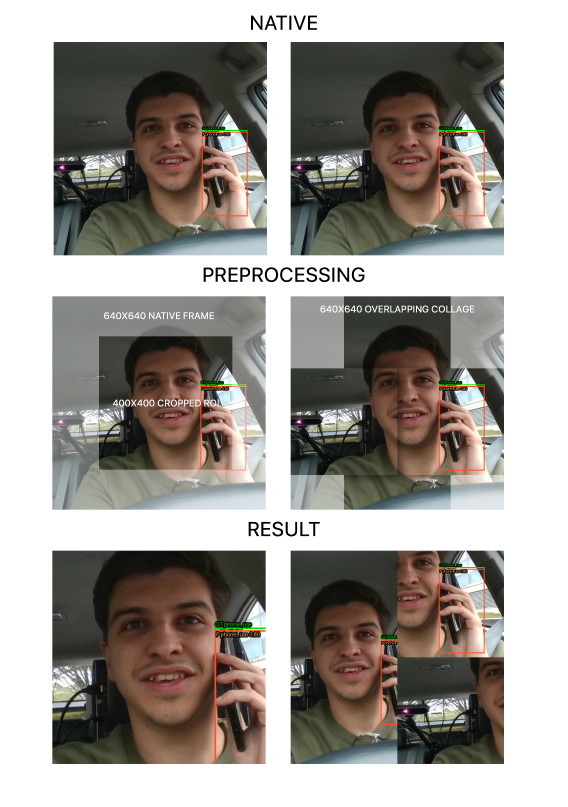
#> input picture report/figsrc/input_methods_src.png, 1703 x 2420 px, given in place of IMG_2778.mov, which was not available (shown at 1/3 size)
$ python pilot_frames.py input_methods_src.png
#> lines starting #> are read from the running program, lines starting #| are printed output that depends on the picture
"""Still frames from the four pilot recordings, used as plain visual evidence (no labels, no model runs).

python pilot_frames.py [video folder]      default: D:/Downloads/vid
The source videos are only read. C1 and C4 were filmed upside down and are turned 180 degrees."""
import os, sys
import cv2
import numpy as np
from PIL import Image, ImageDraw, ImageFont

SRC = sys.argv[1] if len(sys.argv) > 1 else r"D:/Downloads/vid"
OUT = os.path.abspath(os.path.join(os.path.dirname(__file__), '..', 'Figures', 'pilot'))
os.makedirs(OUT, exist_ok=True)

CLIPS = {
    'C1': dict(file='IMG_2778.mov', rot=True, cx=0.50),
    'C2': dict(file='WhatsApp Video 2026-11-07 at 7.58.27 PM.mp4', rot=False, cx=0.50),
    'C3': dict(file='WhatsApp Video 2026-11-08 at 1.04.47 PM.mp4', rot=False, cx=0.50),
    'C4': dict(file='WhatsApp Video 2026-11-08 at 9.04.27 PM.mp4', rot=True, cx=0.62),
}
FONT = r"C:/Windows/Fonts/times.ttf"
FONTB = r"C:/Windows/Fonts/timesbd.ttf"
BLUE, ORANGE, GREEN, GREY = (47, 128, 237), (229, 142, 11), (39, 174, 96), (91, 102, 117)


def grab(clip, t):
#> called with clip = 'C1', t = 1.9
    c = CLIPS[clip]
    cap = cv2.VideoCapture(os.path.join(SRC, c['file']))
    cap.set(cv2.CAP_PROP_POS_MSEC, t * 1000)
    ok, f = cap.read(); cap.release()
#> in grab, f is the input picture: shape (2420, 1703, 3); mean B, G, R 151.1, 156.4, 161
    assert ok, (clip, t)
    if c['rot']:
        f = cv2.rotate(f, cv2.ROTATE_180)
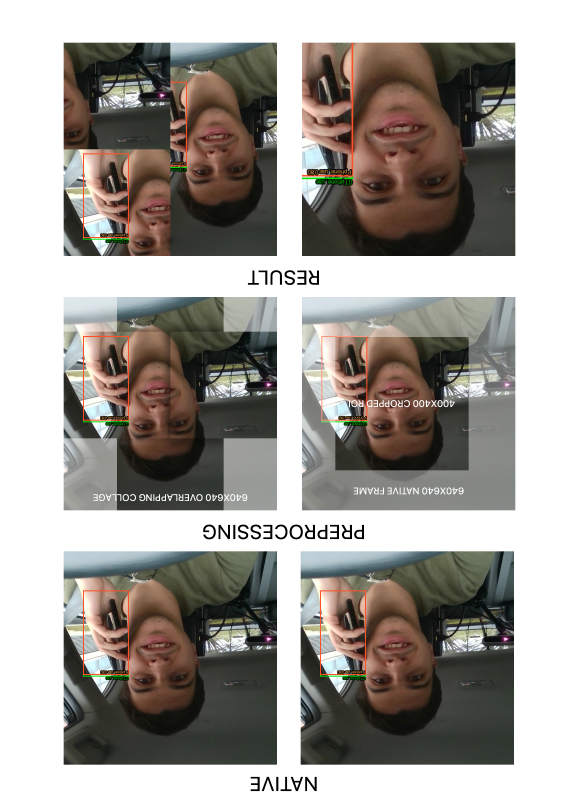
#> f: shape (2420, 1703, 3) (shown at 1/3 size); mean B, G, R 151.1, 156.4, 161
    return Image.fromarray(cv2.cvtColor(f, cv2.COLOR_BGR2RGB))


def crop34(im, cx):
    """3:4 portrait crop. Landscape: full height around cx. Portrait: full width, lower part (the driver)."""
#> called with cx = 0.5
    W, H = im.size
#> W = 1703; H = 2420
    if W > H:
        w = int(H * 3 / 4); x0 = int(min(max(cx * W - w / 2, 0), W - w))
        return im.crop((x0, 0, x0 + w, H))
    h = int(W * 4 / 3); y0 = H - h
#> after `h = int(W * 4 / 3)`: h = 2270
#> after `y0 = H - h`: y0 = 150
    return im.crop((0, y0, W, H))
#> returned value: PIL image 1703x2270 RGB


def tile(clip, t, w=620):
    im = crop34(grab(clip, t), CLIPS[clip]['cx'])
    return im.resize((w, int(w * 4 / 3)), Image.LANCZOS)
#> returned value: PIL image 620x826 RGB


def chip(d, xy, text, color, f):
    x, y = xy
    tw = d.textlength(text, font=f)
    d.rounded_rectangle((x, y, x + tw + 22, y + 40), 10, fill=color)
    d.text((x + 11, y + 5), text, font=f, fill='white')
    return x + tw + 30


def row(tiles, chips, out, gap=18, cap_h=58):
#> called with out = 'pilot_grid.jpg', gap = 18, cap_h = 58
    f = ImageFont.truetype(FONTB, 25)
    w, h = tiles[0].size
#> w = 620; h = 826
    W = len(tiles) * w + (len(tiles) - 1) * gap
#> W = 2534
    canvas = Image.new('RGB', (W, h + cap_h), 'white'); d = ImageDraw.Draw(canvas)
#> after `canvas = Image.new('RGB', (W, h + cap_h), 'white')`: canvas: PIL image 2534x884 RGB; every value is 255
    for i, (t, cs) in enumerate(zip(tiles, chips)):
        x = i * (w + gap); canvas.paste(t, (x, 0))
        cx = x + 4
        for text, color in cs:
            cx = chip(d, (cx, h + 10), text, color, f)
#> this loop made 4 passes
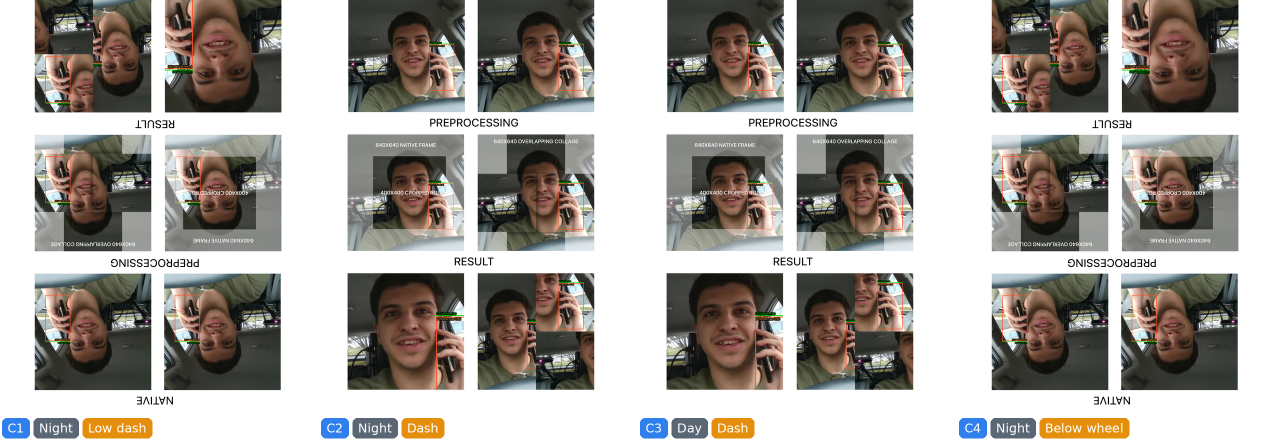
#> canvas: PIL image 2534x884 RGB (shown at 1/2 size); mean R, G, B 162.7, 157.9, 152.2
    canvas.save(os.path.join(OUT, out), quality=92)
    print('wrote', out)


# 1. one frame per pilot session
row([tile('C1', 1.9), tile('C2', 12.0), tile('C3', 21.1), tile('C4', 8.9)],
    [[('C1', BLUE), ('Night', GREY), ('Low dash', ORANGE)],
     [('C2', BLUE), ('Night', GREY), ('Dash', ORANGE)],
     [('C3', BLUE), ('Day', GREY), ('Dash', ORANGE)],
     [('C4', BLUE), ('Night', GREY), ('Below wheel', ORANGE)]],
    'pilot_grid.jpg')

# 2. same driver, same drive, street light changes the face (C4)
row([tile('C4', 3.0), tile('C4', 4.2), tile('C4', 8.9), tile('C4', 24.3)],
    [[('3.0 s', GREY), ('Green cast', GREEN)], [('4.2 s', GREY), ('Red cast', (214, 69, 69))],
     [('8.9 s', GREY), ('Even light', BLUE)], [('24.3 s', GREY), ('Dark', (40, 40, 40))]],
    'pilot_night_strip.jpg')
#> call 2 of row, with out = 'pilot_night_strip.jpg', gap = 18, cap_h = 58
#> the loop in row (call 2), `for i, (t, cs) in enumerate(zip(tiles, chips)):` made 4 passes
#> cs on passes 1 to 4: [('3.0 s', (91, 102, 117)), ('Green cast', (39, 174, 96))], [('4.2 s', (91, 102, 117)), ('Red cast', (214, 69, 69))], [('8.9 s', (91, 102, 117)), ('Even light', (47, 128, 237))], [('24.3 s', (91, 102, 117)), ('Dark', (40, 40, 40))]
#> after the loop in row (call 2), `for i, (t, cs) in enumerate(zip(tiles, chips)):`:
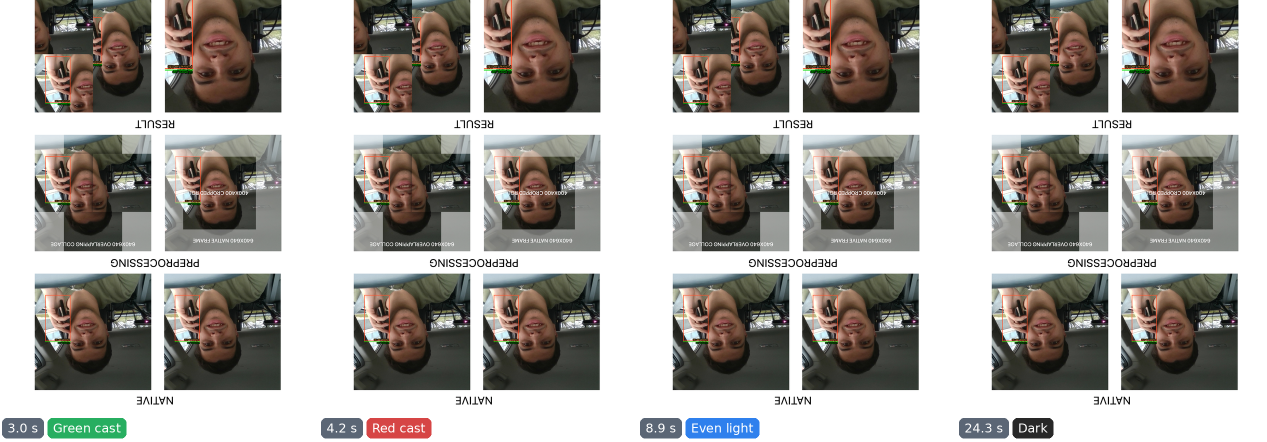
#> canvas: PIL image 2534x884 RGB (shown at 1/2 size); mean R, G, B 161.9, 157.7, 152.8

# 3. lessons, one frame each, letters match the table in Chapter 5
row([tile('C4', 11.3), tile('C1', 51.7), tile('C3', 48.0), tile('C3', 21.1)],
    [[('(a)', BLUE), ('C4, 11.3 s', GREY)], [('(b)', BLUE), ('C1, 51.7 s', GREY)],
     [('(c)', BLUE), ('C3, 48.0 s', GREY)], [('(d)', BLUE), ('C3, 21.1 s', GREY)]],
    'pilot_lessons.jpg')
#> call 3 of row, with out = 'pilot_lessons.jpg', gap = 18, cap_h = 58
#> the loop in row (call 3), `for i, (t, cs) in enumerate(zip(tiles, chips)):` made 4 passes
#> cs on passes 1 to 4: [('(a)', (47, 128, 237)), ('C4, 11.3 s', (91, 102, 117))], [('(b)', (47, 128, 237)), ('C1, 51.7 s', (91, 102, 117))], [('(c)', (47, 128, 237)), ('C3, 48.0 s', (91, 102, 117))], [('(d)', (47, 128, 237)), ('C3, 21.1 s', (91, 102, 117))]
#> after the loop in row (call 3), `for i, (t, cs) in enumerate(zip(tiles, chips)):`:
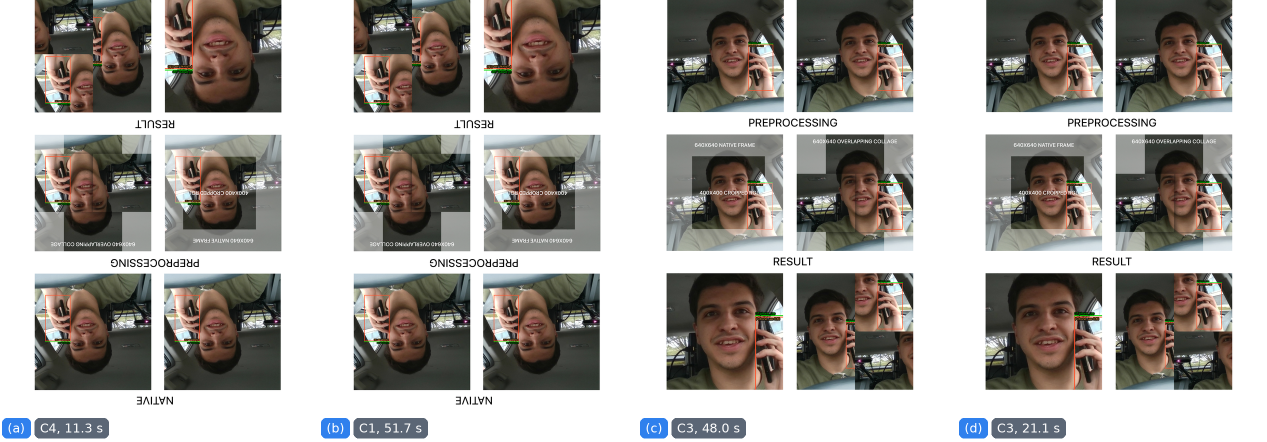
#> canvas: PIL image 2534x884 RGB (shown at 1/2 size); mean R, G, B 162.2, 158.1, 153.5

# 5. single tiles for LaTeX subfigures (captions are set in the report at normal text size)
def save(im, name):
#> called with name = 'grid_1.jpg'
    im.save(os.path.join(OUT, name), quality=92); print('wrote', name)
#| wrote grid_1.jpg
#| wrote night_1.jpg


def mark(im, box, text, color=(214, 69, 69), where='top'):
    """Solid box around the thing the lesson is about, with a short label."""
#> called with box = (40, 560, 500, 815), text = 'hand and rim over the face', color = (214, 69, 69), where = 'top'
    d = ImageDraw.Draw(im); f = ImageFont.truetype(FONTB, 44)
    d.rounded_rectangle(box, 14, outline=color, width=7)
    tw = d.textlength(text, font=f)
#> tw = 600.7
    x = min(max(box[0], 6), im.width - tw - 26)
#> x = -6.66
    y = box[1] - 66 if where == 'top' else box[3] + 8
#> y = 494
    d.rounded_rectangle((x, y, x + tw + 20, y + 58), 10, fill=color)
    d.text((x + 10, y + 5), text, font=f, fill='white')
    return im


for k, (clip, t) in enumerate([('C1', 1.9), ('C2', 12.0), ('C3', 21.1), ('C4', 8.9)]):
    save(tile(clip, t), f'grid_{k + 1}.jpg')
for k, t in enumerate([3.0, 4.2, 8.9, 24.3]):
    save(tile('C4', t), f'night_{k + 1}.jpg')
save(mark(tile('C4', 11.3), (40, 560, 500, 815), 'hand and rim over the face'), 'lesson_a.jpg')
#> in save (call 9), `im.save(os.path.join(OUT, name), quality=92)`:
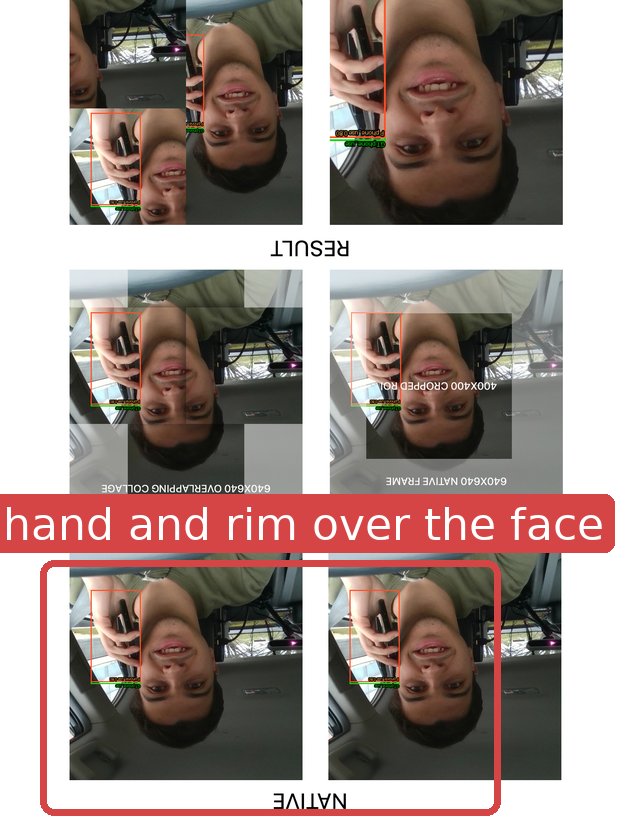
#> saved as lesson_a.jpg: PIL image 620x826 RGB; mean R, G, B 156, 139.3, 133.8
#| wrote lesson_a.jpg
save(mark(tile('C1', 51.7), (120, 150, 600, 700), 'motion blur'), 'lesson_b.jpg')
#> in save (call 10), `im.save(os.path.join(OUT, name), quality=92)`:
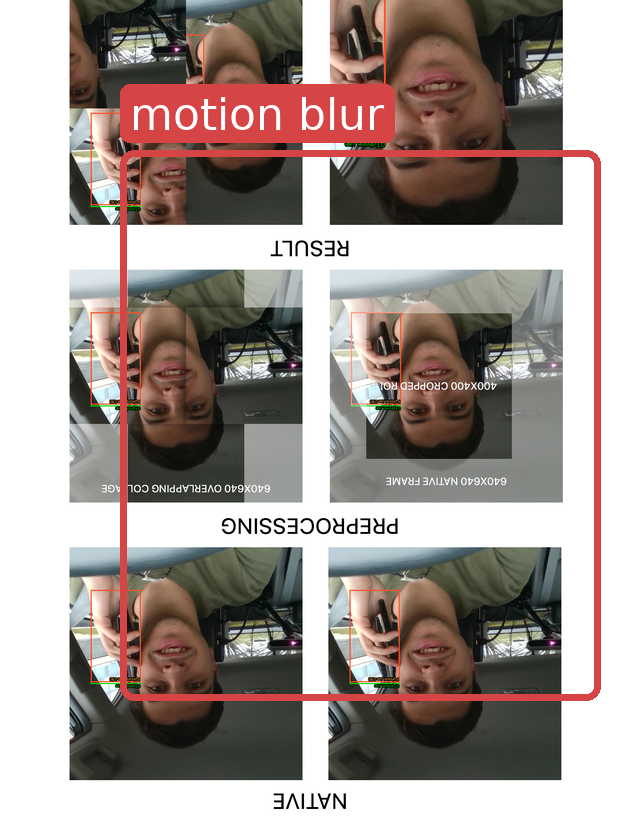
#> saved as lesson_b.jpg: PIL image 620x826 RGB; mean R, G, B 160.4, 148.3, 143.3
#| wrote lesson_b.jpg
save(mark(tile('C3', 48.0), (40, 520, 300, 780), 'hand at the chin', where='bottom' if False else 'top'), 'lesson_c.jpg')
#| wrote lesson_c.jpg
im = tile('C3', 21.1)
mark(im, (350, 330, 612, 470), 'bright windows', color=(229, 142, 11))
save(mark(im, (40, 500, 420, 815), 'seatbelt', color=(47, 128, 237), where='top'), 'lesson_d.jpg')
#> in save (call 12), `im.save(os.path.join(OUT, name), quality=92)`:
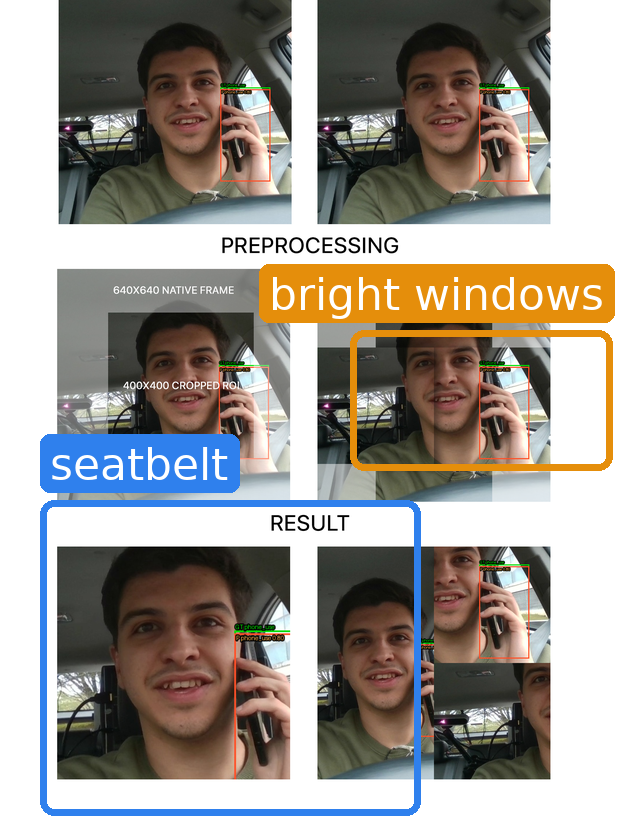
#> saved as lesson_d.jpg: PIL image 620x826 RGB; mean R, G, B 155.6, 149.9, 142.9
#| wrote lesson_d.jpg

# 4. real view for the Chapter 4 placement figure
tile('C3', 21.1, 700).save(os.path.join(OUT, 'pilot_dash_view.jpg'), quality=92)
print('wrote pilot_dash_view.jpg')
